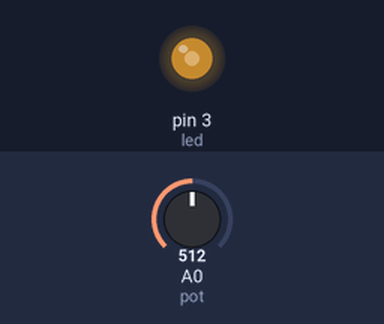
Recording of a sketch running on a simulated Arduino Uno, built with avr-gcc and run on an emulated ATmega328P. Shown: output pins drawn as LEDs (lit = HIGH). The inputs (shaded band) are chosen by the test bench; at power-on: A0 (pot) = 512.

Above: at 1.2 s.
1.3 s: A0 (pot) set to 716
At 2.2 s:
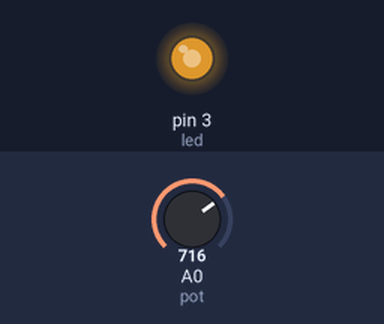
2.8 s: A0 (pot) set to 900
At 3.4 s:
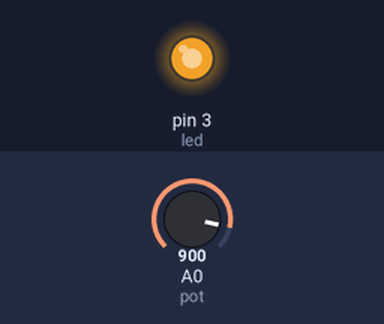
4.3 s: A0 (pot) set to 122
At 5.5 s:
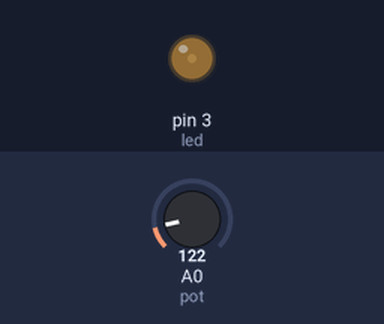
5.8 s: A0 (pot) set to 0
At 6.9 s:
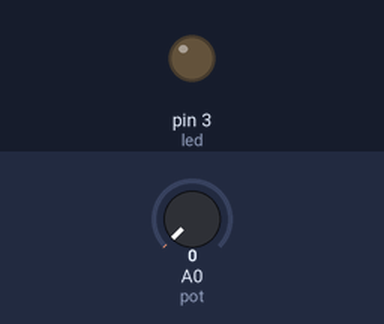
Timing chart, 0 to 8.3 s (numbered marks = the images above; inputs shaded):
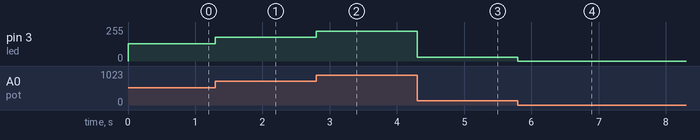

The sketch:

Programa_10_Clase_PWMPotenciometro.ino
```cpp
int led=3;
int pot=A0;

void setup() {
  // put your setup code here, to run once:

}

int valor;
void loop() {
  // put your main code here, to run repeatedly:
  valor=analogRead(pot);
  //Opcion 1 map
  //Opcion 2 logica
  valor=valor/4;

  analogWrite(led,valor);
}
```

Measured:
- after the input at 1.3 s, pin 3 (led): 128/255 → 179/255 at once
- after the input at 2.8 s, pin 3 (led): 179/255 → 225/255 at once
- after the input at 4.3 s, pin 3 (led): 225/255 → 30/255 at once
- after the input at 5.8 s, pin 3 (led): 30/255 → 0/255 at once
